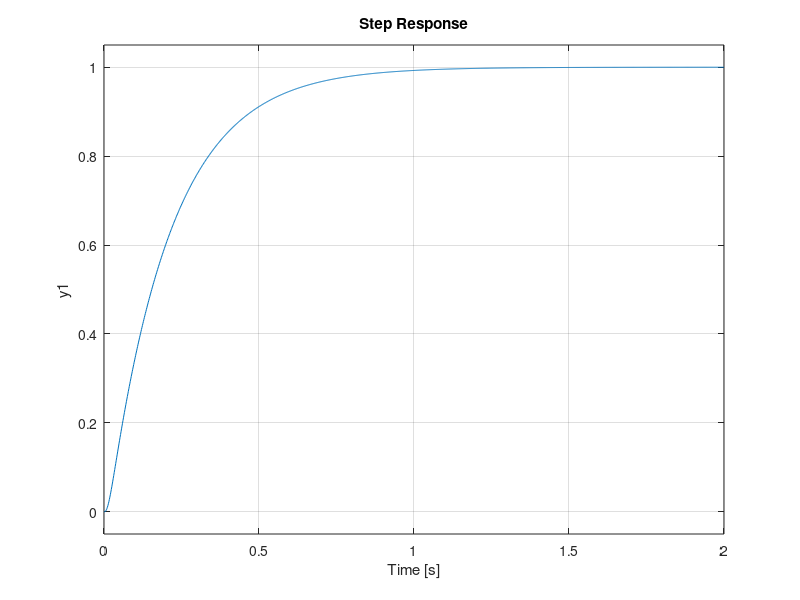

Write the MATLAB code that produced this figure.
% me131 homework 1 - Trey Fortmuller

%% problem 1 System Response

% A
sys = tf(1, [1, 1]);
step(sys);

% B
sys = tf(16, [1, 1.5, 16]);
step(sys);

% C
sys = tf([1, 4], [1, 1, 4]);
step(sys);

% D
sys = tf([5, -9], [1, 2.4, 9])
step(sys);

% E
sys = tf([-2, -9], [1, 1.5, 9])
step(sys)

% F
sys = tf([-3, 2], [1, 4, 2]);
step(sys);

% G
sys = tf([100000], [1, 305, 21500, 100000])
step(sys);


